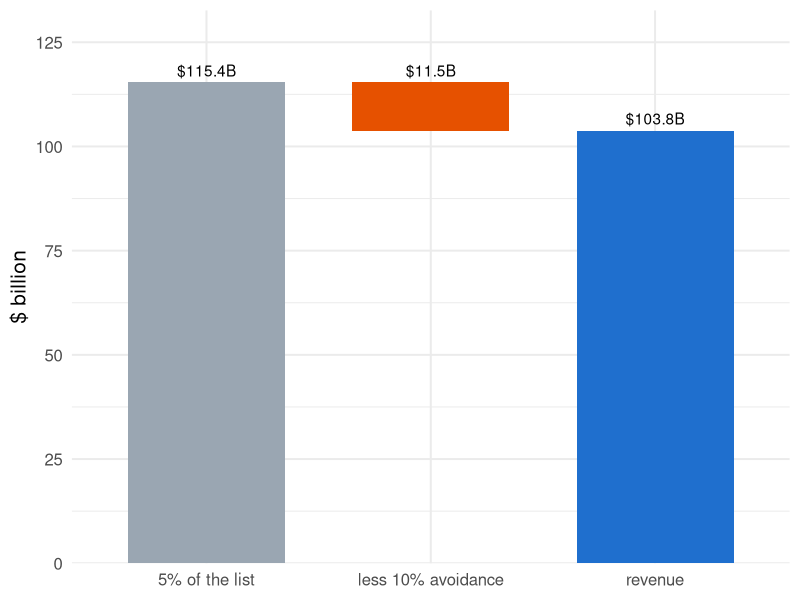
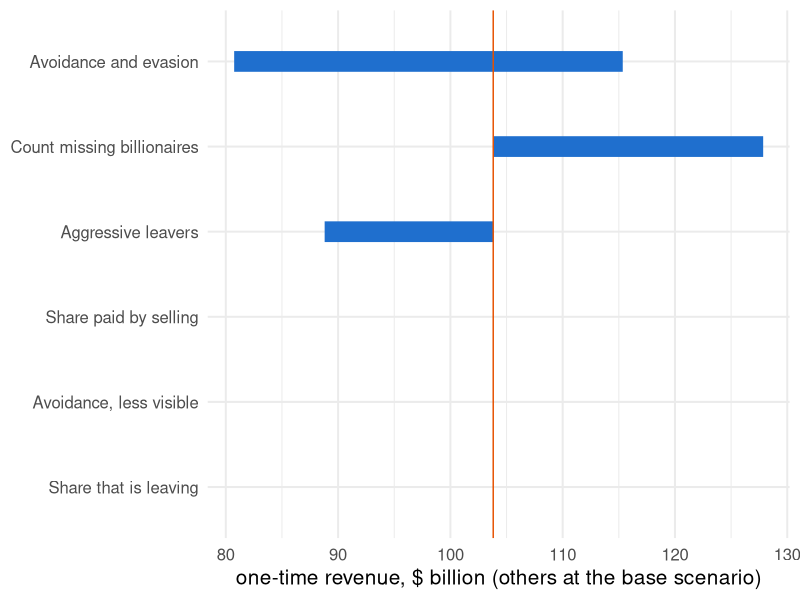

The R source for these figures, in order:
## ---- chunk 1
knitr::opts_chunk$set(
  echo = FALSE, fig.align = "center",
  fig.width = 10, fig.height = 4.2, dpi = 150,
  message = FALSE, warning = FALSE
)
library(ggplot2)
theme_set(theme_minimal(base_size = 15))

# Every number in this deck is read from the CSVs the targets pipeline writes
# (bsz-analysis/_targets.R: site_tab5_csv, site_inputs_csv,
# site_grid_csv, site_leavers_csv). Nothing below is retyped.
t5  <- read.csv("../data/tab5.csv")
ins <- read.csv("../data/inputs.csv", stringsAsFactors = FALSE)
grd <- read.csv("../data/grid.csv")
lv  <- read.csv("../data/leavers.csv", stringsAsFactors = FALSE)
tst <- read.csv("../data/test-results.csv", stringsAsFactors = FALSE)
W0 <- t5$wealth[1]; n0 <- t5$n_billionaires[1]
C  <- -t5$annual_ca_inctax_loss[1] / 0.05
a  <- t5$avoidance_rate[1]; m <- 0.5   # alpha and the movers' share of it (inputs.csv)
stopifnot(abs(a - 0.10) < 1e-9, abs(-a * m * C - t5$annual_ca_inctax_loss[1]) < 1e-9)
pct <- function(x, d = 0) paste0(formatC(100 * x, format = "f", digits = d), "%")
par <- read.csv("../data/pareto.csv"); ps <- read.csv("../data/pareto-summary.csv")
a_s <- 0.20                       # avoidance for the added, less visible fortunes (inputs.csv)
dW  <- t5$wealth[2] - W0          # wealth row 2 adds to the 1 July base
add_tax <- 0.05 * (1 - a_s) * dW; phase <- 0.025 * ps$fraction_in_phasein * dW
stopifnot(abs(t5$wealth_tax_revenue[1] + add_tax - phase - t5$wealth_tax_revenue[2]) < 1e-6)
bn <- function(x, d = 1) formatC(x, format = "f", digits = d, big.mark = ",")
row1 <- with(grd, avoidance == 0.10 & mobility_share == 0.5 & avoidance_small == 0.2 &
                  abs(sell_share - 1/3) < 1e-9 & pareto == 0 & leavers == 0)
## ---- chunk 2
d <- data.frame(
  step = factor(c("5% of the list", "less 10% avoidance", "revenue"),
                levels = c("5% of the list", "less 10% avoidance", "revenue")),
  value = c(0.05 * W0, -(0.05 * W0 - t5$wealth_tax_revenue[1]), t5$wealth_tax_revenue[1]))
d$start <- c(0, 0.05 * W0, 0); d$end <- d$start + d$value
ggplot(d, aes(x = step, xmin = as.numeric(step) - 0.35, xmax = as.numeric(step) + 0.35,
              ymin = start, ymax = end, fill = step)) +
  geom_rect() +
  geom_text(aes(y = pmax(start, end), label = paste0("$", bn(abs(value)), "B")), vjust = -0.5) +
  scale_y_continuous(expand = expansion(mult = c(0, 0.15))) +
  scale_fill_manual(values = c("#9aa6b2", "#e65100", "#1f6fce"), guide = "none") +
  labs(x = NULL, y = "$ billion")
## ---- chunk 3
x <- par[par$threshold_b %in% c(10, 4.5, 3, 2, 1), ]
x <- x[order(-x$threshold_b), ]
knitr::kable(data.frame(
  Cutoff = paste0("$", x$threshold_b, "B"),
  People = x$n_above_threshold_emp,
  Wealth = bn(x$wealth_above_threshold, 0),
  Average = paste0("$", bn(x$wealth_above_threshold / x$n_above_threshold_emp, 2), "B"),
  b = bn(x$pareto_b_emp, 2)),
  format = "html", align = "lrrrr", table.attr = 'style="font-size:80%"',
  col.names = c("Cutoff", "People above it", "Their wealth, $B", "Average fortune", "b"))
## ---- chunk 4
x <- lv
x$name <- tools::toTitleCase(x$name)
x$timing <- ifelse(grepl("^pre", x$timing), "before 1 Jan", "later")
x$wealth <- bn(x$wealth)
x$annual_inctax_loss <- bn(x$annual_inctax_loss, 3)
names(x) <- c("Person", "Left", "Wealth $B", "Inc. tax lost $B/yr")
knitr::kable(x, format = "html", align = "llrr")
## ---- chunk 5
keys <- c(avoidance = "Avoidance and evasion", mobility_share = "Share that is leaving",
          avoidance_small = "Avoidance, less visible", sell_share = "Share paid by selling",
          pareto = "Count missing billionaires", leavers = "Aggressive leavers")
base <- grd[row1, ]
rows <- do.call(rbind, lapply(names(keys), function(k) {
  keep <- Reduce(`&`, lapply(setdiff(names(keys), k), function(o) abs(grd[[o]] - base[[o]]) < 1e-9))
  data.frame(input = keys[[k]], lo = min(grd$wealth_tax_revenue[keep]),
             hi = max(grd$wealth_tax_revenue[keep]))
}))
rows$input <- factor(rows$input, levels = rows$input[order(rows$hi - rows$lo)])
guess <- c("Avoidance and evasion", "Share that is leaving", "Avoidance, less visible",
           "Share paid by selling", "Aggressive leavers")   # origin labels: data/inputs.csv
movers <- as.character(rows$input[rows$hi - rows$lo > 1e-9 & rows$input %in% guess])
ggplot(rows, aes(y = input)) +
  geom_segment(aes(x = lo, xend = hi, yend = input), linewidth = 7, colour = "#1f6fce") +
  geom_vline(xintercept = base$wealth_tax_revenue, colour = "#e65100") +
  labs(x = "one-time revenue, $ billion (others at the base scenario)", y = NULL)
## ---- chunk 6
# Present value of the yearly loss, as on the reconciliation page (comparison/R/model.R):
# loss x E_r[annuity(r, H)], r ~ U[1.5%, 4.5%]. The annuity factors are read from the
# comparison export and checked against its own present values for rows 1 and 3.
ls_ <- read.csv("../../../comparison/export/r/loss.csv")
f5  <- with(ls_[ls_$source_id == "lao_upper", ], pv_5yr / annual_loss)
loss <- -t5$annual_ca_inctax_loss
stopifnot(abs(loss[1] * f5  - ls_$pv_5yr[ls_$source_id == "bsz_row1"]) < 1e-9,
          abs(loss[3] * f5  - ls_$pv_5yr[ls_$source_id == "bsz_row3"]) < 1e-9)
lab <- c("Base", "Missing billionaires", "Leavers", "Combined")
d <- data.frame(
  Scenario = lab,
  wt = paste0("$", bn(t5$wealth_tax_revenue, 1), "B"),
  it = paste0("+$", bn(t5$extra_ca_inctax_sales, 2), "B"),
  l5 = paste0("&minus;$", bn(loss * f5, 2), "B"),
  tot = paste0("$", bn(t5$wealth_tax_revenue + t5$extra_ca_inctax_sales - loss * f5, 1), "B"))
en <- read.csv("../../../comparison/export/r/ends.csv")
stopifnot(abs(t5$wealth_tax_revenue[1] + t5$extra_ca_inctax_sales[1] - loss[1] * f5 -
              en$bsz_model[en$horizon_setting == "own" & en$output == "b"]) < 1e-9)
d[1, ] <- paste0("<b>", d[1, ], "</b>")
knitr::kable(d, format = "html", escape = FALSE, align = "lrrrr",
  col.names = c("Scenario", "Wealth tax collected<br>(once)",
                "Extra income tax<br>from selling assets<br>(once)",
                "Income tax lost<br>(present value, 5 years)",
                "<b>Total</b>"))
